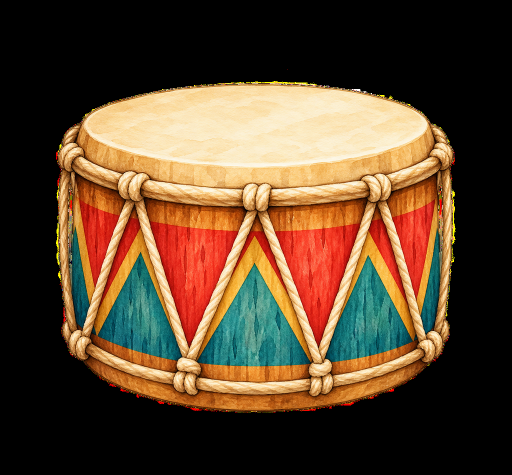
#> input picture assets/collectibles/drum.png, 1024 x 949 px (shown at 1/2 size)
$ python -i paint_library_test.py   (imports and definitions only)
#> lines starting #> are read from the running program, lines starting #| are printed output that depends on the picture
### tests/paint_layers_test.py
#!/usr/bin/env python3
"""Independent layer fixtures and real portable UI, only private Xvfb/data."""
import subprocess
import tempfile
from pathlib import Path

import numpy as np
from PIL import Image
from runtime_test import (ROOT, environment, DIGITS,
                          dinosaur_masks, picture_pixels, assert_dinosaur)
from paint_history_test import (Desktop, changed, history, open_paint,
                                paint_layout, tool, pixel_click, open_slots,
                                stencil_click)

WORK = ROOT / 'work/paint-layers'
HEADER = b'JUNGLE PICTURE 3\n0e\n' + (b' ' * 38 + b'\n') * 8


def runs(pixels):
    flat = pixels.ravel()
    edges = np.r_[0, np.flatnonzero(flat[1:] != flat[:-1]) + 1, len(flat)]
    text = bytearray()
    for start, end in zip(edges[:-1], edges[1:]):
        value = int(flat[start])
        text.extend(b'~' if value == 255 else DIGITS[value].encode())
        length = int(end - start)
        while length >= 32:
            text.extend(DIGITS[32 + (length & 31)].encode())
            length >>= 5
        text.extend(DIGITS[length].encode())
    return bytes(text)


# [26 lines left out: function fixture, not called in this run]


def open_main(desktop, name):
    open_paint(desktop, name)


def assert_pixels(path, expected):
    assert np.array_equal(picture_pixels(path.read_bytes()), expected), 'layer pixels changed'


# [189 lines left out: functions ui, budget_ui, placement_ui, main, not called in this run]


# [2 lines that do not run on import are left out]

### tests/runtime_test.py
#!/usr/bin/env python3
"""Exercise Jungle's real host with disposable saves and an owned Xvfb."""

import argparse
from datetime import datetime
import json
import os
from pathlib import Path
import re
import secrets
import select
import shutil
import subprocess
import tempfile
import time


ROOT = Path(__file__).resolve().parents[1]
# One name per test process. Tasks and CI groups run UI tests at the same
# time, so captures, logs and receipts live in a folder only this run owns.
# JUNGLE_TEST_RUN lets a caller choose the name, for example to find a run.
RUN = os.environ.get("JUNGLE_TEST_RUN") or (
    f"{datetime.now():%Y%m%d-%H%M%S}-{os.getpid()}-{secrets.token_hex(2)}")
assert re.fullmatch(r"[\w.-]+", RUN) and RUN not in (".", ".."), f"bad JUNGLE_TEST_RUN {RUN!r}"
RUN_NAME = re.compile(r"(\d{8}-\d{6})-\d+-[0-9a-f]{4}")
KEEP_RUNS = 4
STALE_SECONDS = 6 * 3600


# [14 lines left out: function prune_runs, not called in this run]


def run_folder(base, create=True):
    """This run's own folder BASE/RUN (BASE absolute or in the checkout)."""
    base = Path(base) if Path(base).is_absolute() else ROOT / base
    folder = base / RUN
    if create:
        folder.mkdir(parents=True, exist_ok=True)
        prune_runs(base)
    return folder


# [9 lines left out: function claim, not called in this run]


# CI validation runs groups concurrently, each with its own capture folder.
OUTPUT = (Path(os.environ["JUNGLE_TEST_OUTPUT"]).resolve()
          if os.environ.get("JUNGLE_TEST_OUTPUT") else run_folder("build/tests/ui", create=False))


# [28 lines left out: functions environment, title_keys, not called in this run]


def title_unit(width, height):
    """Window pixels per corner-control unit (host/jungle_menu.zi)."""
    return max(1.0, min(3.0, min(width, height) / 300))


# [27 lines left out: functions same_title_scene, title_sound_control, not called in this run]


def run(command, env):
    return subprocess.run(command, env=env, text=True, capture_output=True,
                          check=True, timeout=15).stdout.strip()


# [16 lines left out: function check_saves, not called in this run]


class Desktop:
    # [68 lines left out: functions __init__, __enter__, verify_server, not called in this run]

    def alive(self):
        assert self.app.poll() is None, f"Jungle exited; see {OUTPUT / 'jungle.log'}"

    # [7 lines left out: function key, not called in this run]

    def game(self, title):
        for key in title_keys(title):
            self.key(key)

    # [156 lines left out: functions click, move, drag, type, click_actual, select_language and 8 more, not called in this run]


PICTURE_HEADER = b"JUNGLE PICTURE 2\n"
DIGITS = "0123456789abcdefghijklmnopqrstuvwxyzABCDEFGHIJKLMNOPQRSTUVWXYZ-_"
CANVAS = (960, 720)


# [404 lines left out: functions read_picture, run_number, picture_runs, picture_pixels, dinosaur_masks, assert_dinosaur and 7 more, not called in this run]


# [2 lines that do not run on import are left out]

### tests/paint_library_test.py
#!/usr/bin/env python3
"""Native paint library regression tests using only disposable private Xvfb/data.

Run after building build/app/jungle. Pixel expectations are independent fixtures,
not screenshots or a copy of the application's rotation implementation.
"""
import json
import math
import tempfile
import time
from pathlib import Path

import numpy as np

from runtime_test import ROOT, DIGITS, picture_pixels, run_number, dinosaur_masks, run
from paint_history_test import (Desktop, WORK, changed, history, open_paint,
                                open_slots, paint_layout, pixel_click, scenery, tool, stencil_click, stencil_layout,
                                stencil_pick)
from paint_layers_test import HEADER, runs
from paint_geometry import label_fits, scene_layout, scene_click, stencil_catalog, stencil_order, stencil_position


# [14 lines left out: functions placement_click, composite, not called in this run]


def document(base, objects):
    records, start = [], 0
    for x, y, paint in objects:
        h, w = paint.shape
        records.append(f'{x} {y} {w} {h} {start}\n'.encode() + runs(paint) + b'\n')
        start += paint.size
    header = HEADER.replace(b' ' * 38, b'Painted story'.ljust(38), 1)
    if not objects:
        return header.replace(b'PICTURE 3', b'PICTURE 2') + runs(base) + b'\n'
    return (header + runs(composite(base, objects)) + b'\n' + runs(base) + b'\n' +
            f'{len(objects)}\n'.encode() + b''.join(records))


# [45 lines left out: functions decode_runs, assert_document, gallery, open_gallery_page, not called in this run]


CHOICES_V1, CHOICES_V2 = b'JUNGLE PAINT CHOICES 1\n', b'JUNGLE PAINT CHOICES 2\n'
CHOICES_V3 = b'JUNGLE PAINT CHOICES 3\n'


# [23 lines left out: functions choices, earn, not called in this run]


def setup(data, language, initial):
    (data / 'language.txt').write_text(language)
    earn(data)
    folder = data / 'games/jungle.paint'
    folder.mkdir(parents=True)
    (folder / 'working.txt').write_bytes(initial)
    return folder, folder / 'working.txt'


# [324 lines left out: functions object_records, rotation_handle, rotate_drag, rotation, library, remembered, not called in this run]


def responsive_stencils(data):
    """Real private-window input: resizing, partial pages and Escape preserve art."""
    base = np.full((720, 960), 22, np.uint8)
    folder, working = setup(data, 'en', document(base, []))
    counts, last = stencil_catalog()
    with Desktop(ROOT / 'build/app/jungle', data, screen_size='1920x1200') as desktop:
        open_paint(desktop, 'responsive-main')
        before = working.read_bytes()
        tool(desktop, 0)
        sizes = ((390, 844), (400, 756), (420, 700), (844, 390), (960, 600), (1280, 800), (1920, 1080))
        capacities = []
        for n, size in enumerate(sizes):
            desktop.resize(*size)
            actual = desktop.capture_actual('responsive-picker')
            assert actual.size == size, ('private picker capture was clipped', size, actual.size, desktop.screen_size)
            rects = stencil_layout(desktop)
            capacity = rects['capacity']
            capacities.append(capacity)
            boxes = sum((rects[kind] for kind in ('category', 'tile', 'previous', 'next')), [])
            for x, y, w, h in boxes:
                assert w >= 44 and h >= 44, ('small touch target', size, (x, y, w, h))
                assert 0 <= x < x + w <= size[0] and 56 <= y < y + h <= size[1]
            for i, (x, y, w, h) in enumerate(boxes):
                for a, b, c, d in boxes[i+1:]:
                    assert x + w <= a or a + c <= x or y + h <= b or b + d <= y, 'picker controls overlap'
            # Rendered control backgrounds at the predicted hit rectangles of
            # the Dinosaurs first page.
            for kind, shown in (('category', 4), ('tile', min(capacity, counts[0]))):
                for x, y, w, h in rects[kind][:shown]:
                    color = actual.getpixel((x + 4, y + h // 2))
                    assert color in ((243, 236, 220), (247, 241, 227), (220, 235, 220)), ('missing picker control', kind, size, color)
            # Each category's final page, then its last item.
            category = n % 4
            count = counts[category]
            pages = (count + capacity - 1) // capacity
            first = (pages - 1) * capacity
            stencil_click(desktop, 'category', category)
            for _ in range(pages - 1):
                stencil_click(desktop, 'next')
            assert choices(folder, anchored=True)[1:3] == [category, first], ('final page anchor', size, capacity)
            saved_choices = choices(folder)
            stencil_click(desktop, 'next')  # No destination on the final page.
            if count - first < capacity:
                stencil_click(desktop, 'tile', count - first)  # No phantom item after the last.
            assert choices(folder) == saved_choices
            stencil_click(desktop, 'tile', count - 1 - first)
            assert choices(folder)[0] == last[category], ('partial page chose another stencil', category, size)
            assert choices(folder)[2] == count - 1, 'chosen stencil did not anchor its own position'
            desktop.key('Escape')  # Cancel pending stencil, then reopen its page.
            tool(desktop, 0)
            actual = desktop.capture_actual('responsive-selected')
            x, y, w, h = stencil_layout(desktop)['tile'][count - 1 - first]
            assert actual.getpixel((x + 4, y + h // 2)) == (220, 235, 220), 'selected stencil is not highlighted'
            selected = choices(folder)
            desktop.resize(960 if size[0] < 600 else 390, 600 if size[0] < 600 else 844)
            desktop.capture('responsive-resized-selection', header=56)
            assert choices(folder) == selected, 'resize changed persisted page or selection'
            # The resized page holds the anchored stencil at its new grid slot.
            stencil_click(desktop, 'tile', (count - 1) % stencil_layout(desktop)['capacity'])
            assert choices(folder) == selected, 'resized page selected a different stencil'
            desktop.key('Escape')
            tool(desktop, 0)
            stencil_click(desktop, 'category', 0)  # First page for the next geometry capture.
        desktop.key('Escape')  # Picker -> picture; cancellation preserves pixels.
        assert working.read_bytes() == before
    assert capacities[-1] >= max(counts) and capacities[-1] > capacities[4] > 6, ('large screens show more tiles', capacities)
    print(f'local native responsive picker: {len(sizes)} phone/landscape/desktop sizes ({capacities} tiles), all categories, final pages, anchored selection, resize and keyboard cancellation passed', flush=True)


# [387 lines left out: functions narrow_labels, responsive_scenes, placement_editor, has_star, earned_ui, catalog_ui and 1 more, not called in this run]


# [2 lines not run here, left out]

>>> import cv2
>>> picture = cv2.imread('../assets/collectibles/drum.png', cv2.IMREAD_GRAYSCALE)
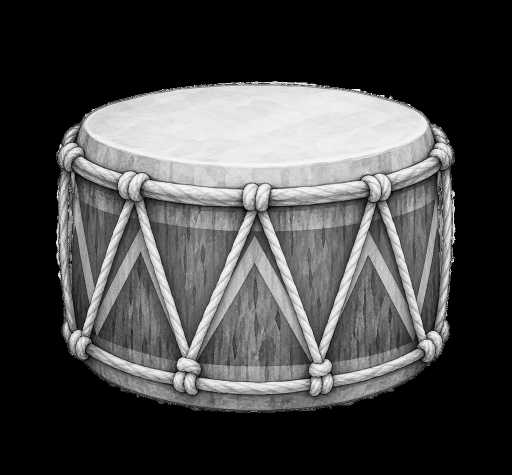
#> picture: shape (949, 1024) (shown at 1/2 size); min 0, max 255, mean 72.1
>>> result = responsive_stencils(picture)
#> in runs, `edges = np.r_[0, np.flatnonzero(flat[1:] != flat[:-1]) + 1, len(flat)]`: edges = [0, 691200]
#> the loop in runs, `for start, end in zip(edges[:-1], edges[1:]):` made 1 pass
#> (start, end, value) on pass 1: (0, 691200, 22)
#> (the run stopped early here; a loop or call above may not have finished)

$ run again, on assets/collectibles/sunflower.png
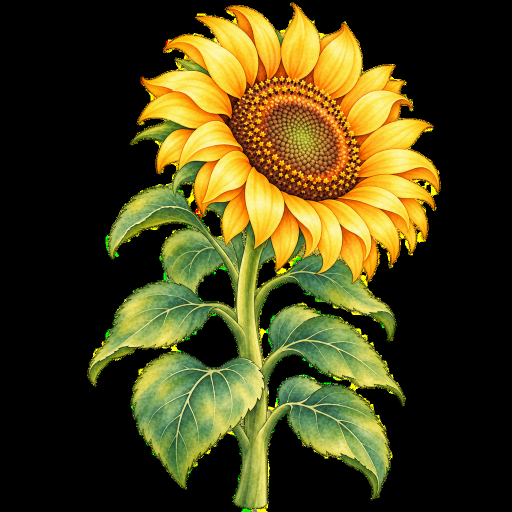
#> input picture assets/collectibles/sunflower.png, 1024 x 1024 px (shown at 1/2 size)
#> `picture = cv2.imread('../assets/collectibles/drum.png', cv2.IMREAD_GRA..`:
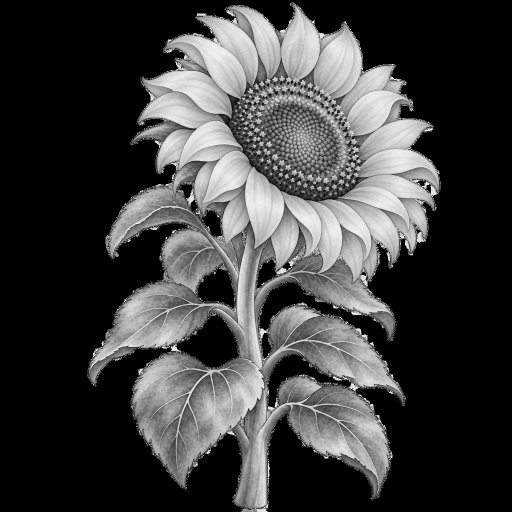
#> picture: shape (1024, 1024) (shown at 1/2 size); min 0, max 255, mean 61.9
#> edges = [0, 691200]
#> the loop in runs, `for start, end in zip(edges[:-1], edges[1:]):` made 1 pass
#> (start, end, value) on pass 1: (0, 691200, 22)
